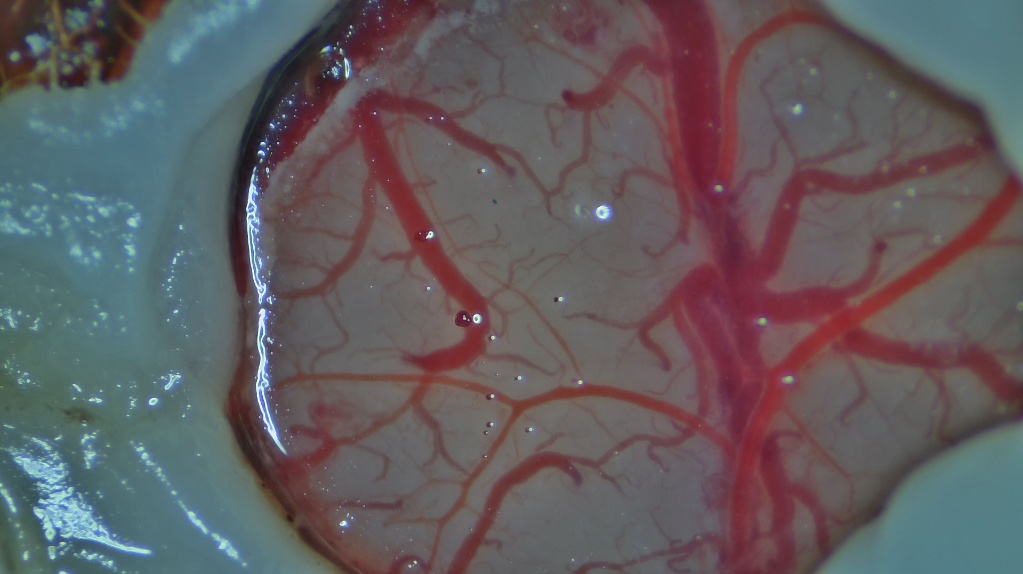
#> input picture video2/ex2.jpg, 1023 x 574 px, given in place of target_f00_aligned_hybrid_97.tiff, which was not available
$ python binary.py
#> lines starting #> are read from the running program, lines starting #| are printed output that depends on the picture; after the words box and inside, x2 and y2 are one past the last pixel; in counts of white or black regions, pixels touching at a corner belong together; pictures that were not available may be replaced by others from this repository, and a replacement may not be noted
import cv2
import numpy as np
import matplotlib.pyplot as plt
from skimage import filters
from skimage.morphology import opening, closing, disk, remove_small_objects
from scipy import ndimage

# 이미지 경로
img_path = r"D:\VIDEO\M-24\final_roi_um2_no_crop\result_2153.12um_2049.87um_1_52\Aligned_ROI\target_f00_aligned_hybrid_97.tiff"

# 이미지 로드
img = cv2.imread(img_path)
#> img is the input picture: shape (574, 1023, 3); mean B, G, R 95.5, 92.2, 97.9
if img is None:
    raise FileNotFoundError(f"이미지를 찾을 수 없습니다: {img_path}")

print("=" * 60)
print("혈관 이미지 다중 채널 분석 도구")
print("=" * 60)

# BGR to RGB 변환
img_rgb = cv2.cvtColor(img, cv2.COLOR_BGR2RGB)

# ============ 1. 다양한 색공간 채널 추출 ============
# RGB 채널
r_channel = img_rgb[:, :, 0]
g_channel = img_rgb[:, :, 1]
b_channel = img_rgb[:, :, 2]

# 그레이스케일
gray = cv2.cvtColor(img, cv2.COLOR_BGR2GRAY)

# Lab 색공간
img_lab = cv2.cvtColor(img, cv2.COLOR_BGR2Lab)
#> img_lab: shape (574, 1023, 3); mean of channels 0, 1, 2 102.4, 131.9, 127.9
l_channel = img_lab[:, :, 0]
a_channel = img_lab[:, :, 1]
b_channel_lab = img_lab[:, :, 2]

# HSV 색공간
img_hsv = cv2.cvtColor(img, cv2.COLOR_BGR2HSV)
#> img_hsv: shape (574, 1023, 3); mean H, S, V 93.4, 63.6, 110
h_channel = img_hsv[:, :, 0]
s_channel = img_hsv[:, :, 1]
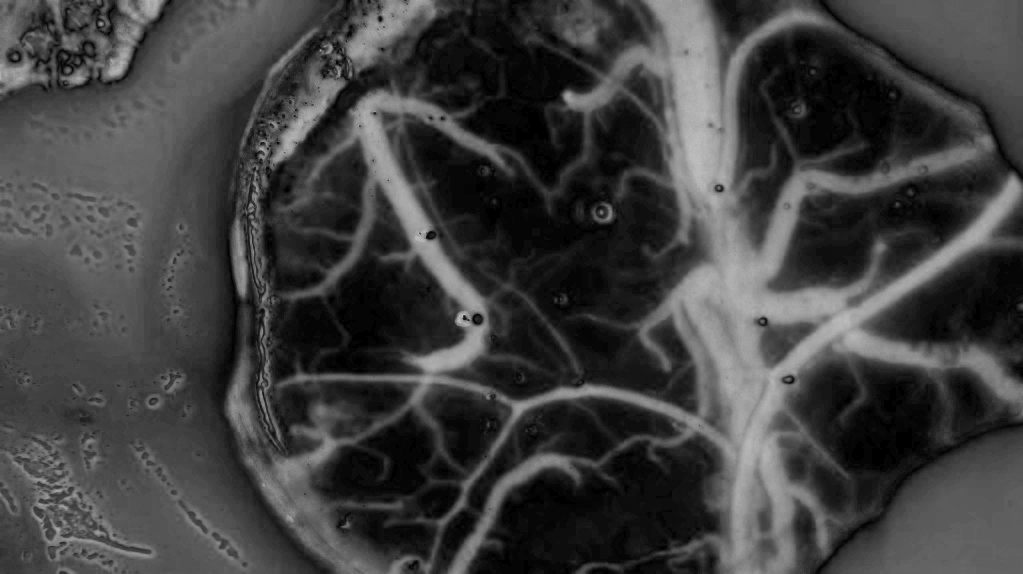
#> s_channel: shape (574, 1023); min 0, max 200, mean 63.6
v_channel = img_hsv[:, :, 2]
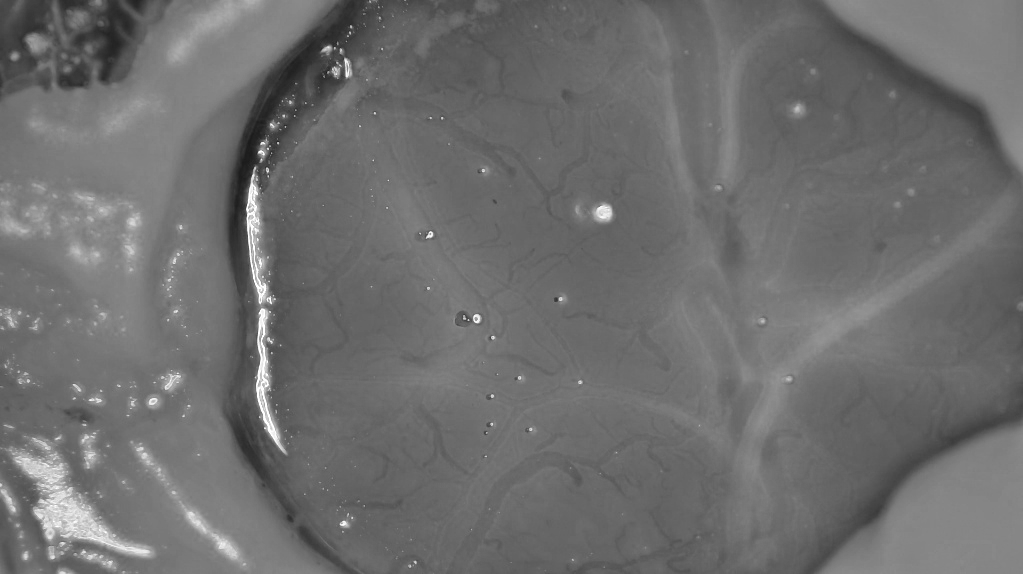
#> v_channel: shape (574, 1023); min 25, max 255, mean 110

# ============ 2. CLAHE 적용 (대비 향상) ============
clahe = cv2.createCLAHE(clipLimit=2.0, tileGridSize=(8, 8))
gray_clahe = clahe.apply(gray)
g_clahe = clahe.apply(g_channel)
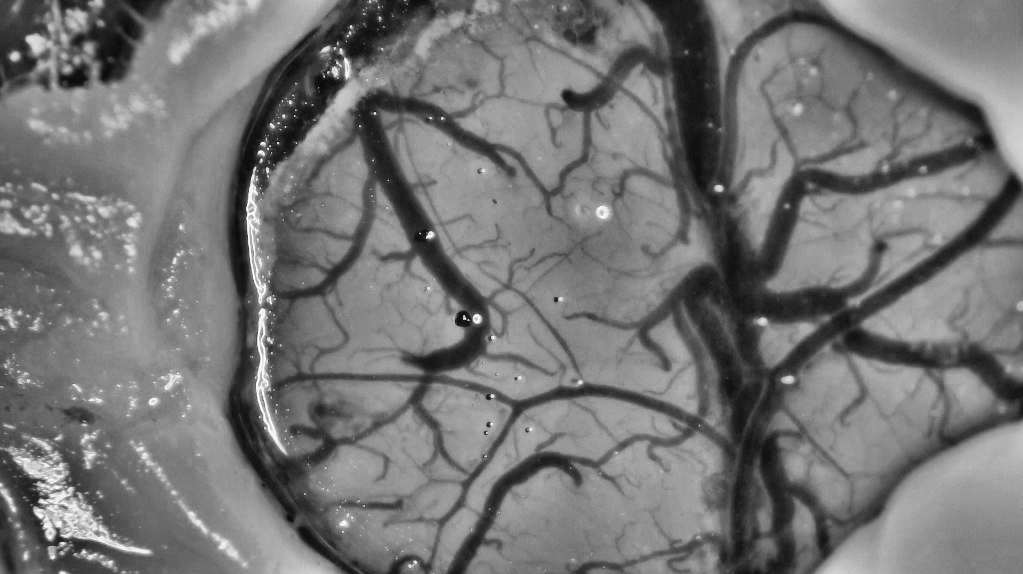
#> g_clahe: shape (574, 1023); min 8, max 255, mean 116.6
l_clahe = clahe.apply(l_channel)

# ============ 3. 모든 채널 출력 및 선택 ============
channels = {
    '1. RGB - Red': r_channel,
    '2. RGB - Green': g_channel,
    '3. RGB - Blue': b_channel,
    '4. Grayscale': gray,
    '5. Lab - L (Lightness)': l_channel,
    '6. Lab - A (Green-Red)': a_channel,
    '7. Lab - B (Blue-Yellow)': b_channel_lab,
    '8. HSV - H (Hue)': h_channel,
    '9. HSV - S (Saturation)': s_channel,
    '10. HSV - V (Value)': v_channel,
    '11. Gray + CLAHE': gray_clahe,
    '12. Green + CLAHE': g_clahe,
    '13. L + CLAHE': l_clahe
}

# 모든 채널 미리보기
fig1, axes1 = plt.subplots(3, 5, figsize=(20, 12))
axes1 = axes1.ravel()

for idx, (name, channel) in enumerate(channels.items()):
    axes1[idx].imshow(channel, cmap='gray')
    axes1[idx].set_title(f'{name}\n범위: {channel.min()}-{channel.max()}', fontsize=9)
    axes1[idx].axis('off')
#> this loop made 13 passes
#> name on passes 1 to 12: '1. RGB - Red', '2. RGB - Green', '3. RGB - Blue', '4. Grayscale', '5. Lab - L (Lightness)', '6. Lab - A (Green-Red)', '7. Lab - B (Blue-Yellow)', '8. HSV - H (Hue)', '9. HSV - S (Saturation)', '10. HSV - V (Value)', '11. Gray + CLAHE', '12. Green + CLAHE'

# 빈 공간 제거
for idx in range(len(channels), len(axes1)):
    axes1[idx].axis('off')
#> this loop made 2 passes
#> idx on passes 1 to 2: 13, 14

plt.suptitle('모든 채널 미리보기 - 분석할 채널을 선택하세요', fontsize=14, fontweight='bold')
plt.tight_layout()
plt.show()

# 채널 선택
print("\n사용 가능한 채널:")
for key in channels.keys():
    print(f"  {key}")
#> this loop made 13 passes
#|   1. RGB - Red
#|   2. RGB - Green
#|   3. RGB - Blue
#|   4. Grayscale
#|   5. Lab - L (Lightness)
#|   6. Lab - A (Green-Red)
#|   7. Lab - B (Blue-Yellow)
#|   8. HSV - H (Hue)
#> (further printed lines are left out)

channel_num = int(input("\n분석할 채널 번호를 입력하세요 (1-13): "))
#> the answer given: 1
channel_names = list(channels.keys())
#> channel_names = 13 items, first 6: '1. RGB - Red', '2. RGB - Green', '3. RGB - Blue', '4. Grayscale', '5. Lab - L (Lightness)', '6. Lab - A (Green-Red)'
selected_name = channel_names[channel_num - 1]
#> selected_name = '1. RGB - Red'
selected_channel = channels[selected_name]

print(f"\n선택된 채널: {selected_name}")
#| 선택된 채널: 1. RGB - Red
print(f"채널 범위: {selected_channel.min()} - {selected_channel.max()}")
#| 채널 범위: 22 - 252

# ============ 4. 임계값 입력 ============
threshold = float(input(f"임계값을 입력하세요 (추천: {selected_channel.mean():.1f}): "))
#> the answer given: 1
#> threshold = 1

# ============ 5. 다양한 이진화 기법 적용 ============
# 기본 이진화
_, binary_basic = cv2.threshold(selected_channel, threshold, 255, cv2.THRESH_BINARY)
#> binary_basic: shape (574, 1023); every value is 255

# 반전 이진화 (혈관이 어두운 경우)
_, binary_inv = cv2.threshold(selected_channel, threshold, 255, cv2.THRESH_BINARY_INV)
#> binary_inv: shape (574, 1023); every value is 0

# Otsu 자동 임계값
_, binary_otsu = cv2.threshold(selected_channel, 0, 255, cv2.THRESH_BINARY + cv2.THRESH_OTSU)
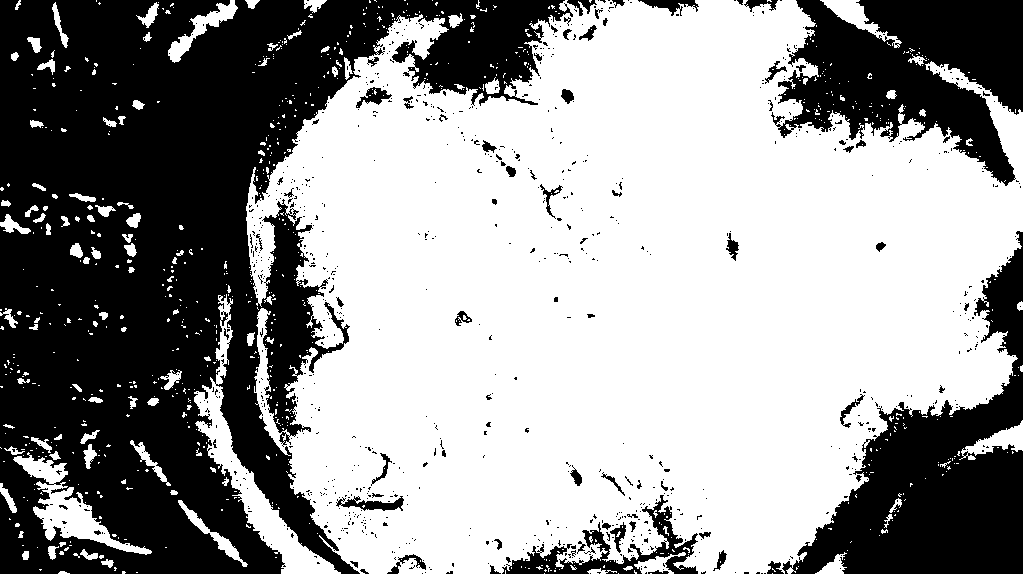
#> binary_otsu: shape (574, 1023); 59.3% white; 839 black regions (767 under 20 px), largest, box (x1, y1, x2, y2) and area: (0, 0, 573, 574) 168440, (782, 231, 1023, 574) 31870, (771, 0, 1023, 186) 27473

# Adaptive threshold (지역적 임계값)
binary_adaptive = cv2.adaptiveThreshold(selected_channel, 255, cv2.ADAPTIVE_THRESH_GAUSSIAN_C,
                                        cv2.THRESH_BINARY, 11, 2)
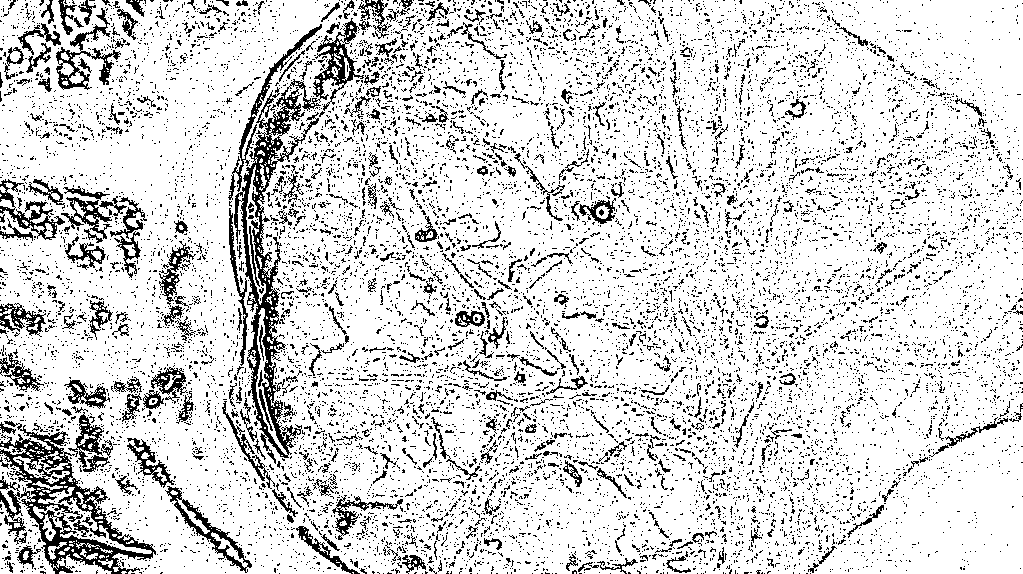
#> binary_adaptive: shape (574, 1023); 84.3% white; black in thin lines or dots

# ============ 6. Morphological Operations ============
kernel = disk(2)

# Opening (노이즈 제거)
binary_opening = opening(binary_basic > 0, kernel).astype(np.uint8) * 255

# Closing (구멍 메우기)
binary_closing = closing(binary_basic > 0, kernel).astype(np.uint8) * 255

# Opening + Closing
binary_morph = closing(opening(binary_basic > 0, kernel), kernel).astype(np.uint8) * 255

# ============ 7. 고급 필터링 ============
# Frangi filter (혈관 강조 - 관 형태 검출)
try:
    from skimage.filters import frangi
    frangi_enhanced = frangi(selected_channel, scale_range=(1, 10), scale_step=2, beta1=0.5, beta2=15, black_ridges=False)
    frangi_enhanced = (frangi_enhanced * 255).astype(np.uint8)
    _, binary_frangi = cv2.threshold(frangi_enhanced, threshold/5, 255, cv2.THRESH_BINARY)
    use_frangi = True
except:
    use_frangi = False
    print("Warning: Frangi filter를 사용할 수 없습니다.")

# Hessian-based enhancement
from skimage.filters import meijering, sato
meijering_enhanced = meijering(selected_channel, sigmas=range(1, 10, 2), black_ridges=False)
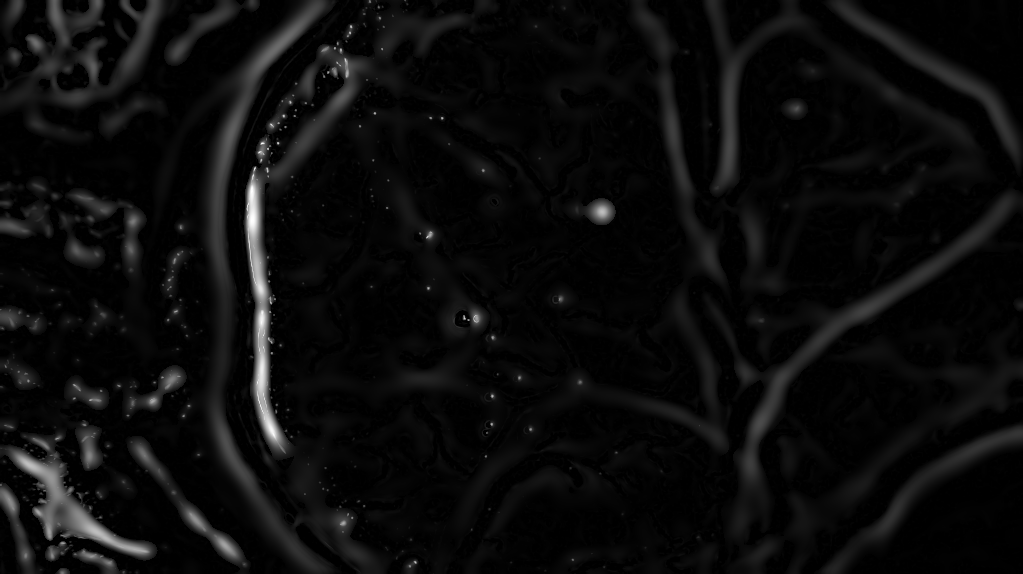
#> meijering_enhanced: shape (574, 1023) float64; min 0, max 1, mean 0.0464
meijering_enhanced = (meijering_enhanced * 255).astype(np.uint8)
_, binary_meijering = cv2.threshold(meijering_enhanced, threshold/5, 255, cv2.THRESH_BINARY)
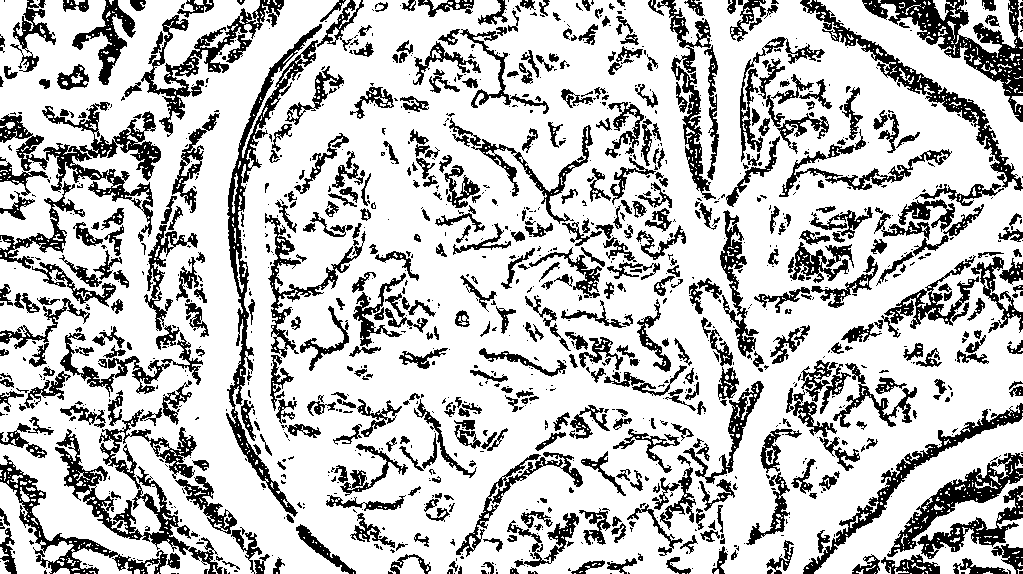
#> binary_meijering: shape (574, 1023); 75.7% white; 1268 black regions (748 under 20 px), largest, box (x1, y1, x2, y2) and area: (226, 24, 322, 517) 5510, (55, 409, 223, 574) 5432, (862, 0, 1023, 122) 4936

# ============ 8. 결과 출력 ============
num_results = 11 if use_frangi else 10
fig2, axes2 = plt.subplots(3, 4, figsize=(20, 15))
axes2 = axes2.ravel()

results = [
    ('원본 이미지', img_rgb, 'color'),
    (f'선택 채널: {selected_name}', selected_channel, 'gray'),
    (f'기본 이진화 (임계값: {threshold})', binary_basic, 'gray'),
    ('반전 이진화', binary_inv, 'gray'),
    (f'Otsu 자동 임계값', binary_otsu, 'gray'),
    ('Adaptive Threshold', binary_adaptive, 'gray'),
    ('Morphology: Opening', binary_opening, 'gray'),
    ('Morphology: Closing', binary_closing, 'gray'),
    ('Morphology: Open+Close', binary_morph, 'gray'),
    ('Meijering Filter', binary_meijering, 'gray'),
]

if use_frangi:
    results.append(('Frangi Filter (혈관 강조)', binary_frangi, 'gray'))

for idx, (title, img_data, cmap_type) in enumerate(results):
    if cmap_type == 'color':
        axes2[idx].imshow(img_data)
    else:
        axes2[idx].imshow(img_data, cmap='gray')

    # 흰색 픽셀 비율 계산 (이진 이미지만)
    if idx >= 2 and isinstance(img_data, np.ndarray) and img_data.dtype == np.uint8:
        white_ratio = (img_data == 255).sum() / img_data.size * 100
        axes2[idx].set_title(f'{title}\n흰색: {white_ratio:.2f}%', fontsize=10)
    else:
        axes2[idx].set_title(title, fontsize=10)

    axes2[idx].axis('off')
#> this loop made 10 passes
#> (title, cmap_type, white_ratio) on passes 3 to 10: ('기본 이진화 (임계값: 1.0)', 'gray', 100), ('반전 이진화', 'gray', 0), ('Otsu 자동 임계값', 'gray', 59.26), ('Adaptive Threshold', 'gray', 84.32), ('Morphology: Opening', 'gray', 100), ('Morphology: Closing', 'gray', 100), ('Morphology: Open+Close', 'gray', 100), ('Meijering Filter', 'gray', 75.67)

# 빈 공간 제거
for idx in range(len(results), len(axes2)):
    axes2[idx].axis('off')
#> this loop made 2 passes
#> idx on passes 1 to 2: 10, 11

plt.suptitle(f'다양한 혈관 분할 기법 비교 - 임계값: {threshold}', fontsize=14, fontweight='bold')
plt.tight_layout()
plt.show()

# ============ 9. 통계 출력 ============
print("\n" + "=" * 60)
print("처리 결과 통계")
print("=" * 60)
print(f"이미지 크기: {img.shape}")
#| 이미지 크기: (574, 1023, 3)
print(f"선택 채널: {selected_name}")
#| 선택 채널: 1. RGB - Red
print(f"채널 범위: {selected_channel.min()} - {selected_channel.max()}")
#| 채널 범위: 22 - 252
print(f"사용된 임계값: {threshold}")
#| 사용된 임계값: 1.0
print(f"채널 평균값: {selected_channel.mean():.2f}")
#| 채널 평균값: 97.87
print(f"채널 표준편차: {selected_channel.std():.2f}")
#| 채널 표준편차: 17.21
print("\n각 기법별 혈관 영역 비율:")
print(f"  기본 이진화: {(binary_basic == 255).sum() / binary_basic.size * 100:.2f}%")
#|   기본 이진화: 100.00%
print(f"  반전 이진화: {(binary_inv == 255).sum() / binary_inv.size * 100:.2f}%")
#|   반전 이진화: 0.00%
print(f"  Otsu: {(binary_otsu == 255).sum() / binary_otsu.size * 100:.2f}%")
#|   Otsu: 59.26%
print(f"  Adaptive: {(binary_adaptive == 255).sum() / binary_adaptive.size * 100:.2f}%")
#|   Adaptive: 84.32%
print(f"  Morphology: {(binary_morph == 255).sum() / binary_morph.size * 100:.2f}%")
#|   Morphology: 100.00%
if use_frangi:
    print(f"  Frangi Filter: {(binary_frangi == 255).sum() / binary_frangi.size * 100:.2f}%")
print(f"  Meijering Filter: {(binary_meijering == 255).sum() / binary_meijering.size * 100:.2f}%")
#|   Meijering Filter: 75.67%
print("=" * 60)
